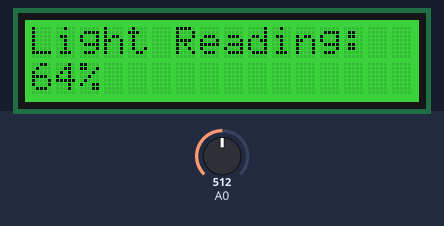
Recording of a sketch running on a simulated Arduino Uno, built with avr-gcc and run on an emulated ATmega328P. On the bench: 16×2 character LCD. The test bench sets the inputs (shaded band); at power-on: A0 = 512.

Above: at 1.2 s.
1.3 s: A0 set to 716
At 2.1 s:
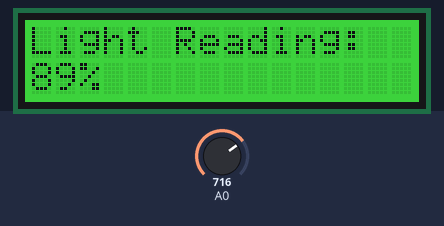
5.8 s: A0 set to 900
At 7.0 s:
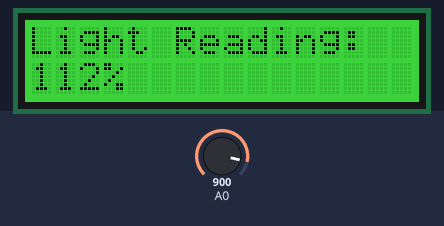
7.3 s: A0 set to 810
At 8.2 s:
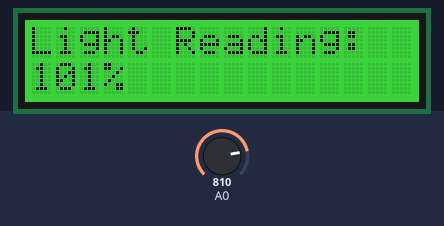
8.9 s: A0 set to 792
At 9.3 s:
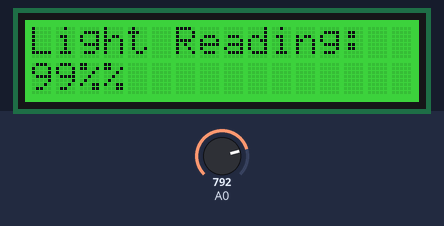
Timing chart, 0 to 11.5 s (numbered marks = the images above; inputs shaded):
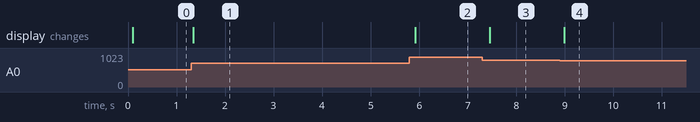

The sketch:

LightTester.ino
```cpp
#include <rgb_lcd.h>

const int colorR = 0;
const int colorG = 200;
const int colorB = 0;

rgb_lcd lcd;
bool running = true;

void setup() {
  Serial.begin(9600);

  lcd.begin(16, 2);
  lcd.setRGB(colorR, colorG, colorB);

}

void loop() {

  // Check for incoming serial data
  if (Serial.available() > 0) {
    String command = Serial.readStringUntil('\n'); // Read until newline character
    command.trim(); // Remove any extra whitespace

    // If the command is "stop", set running to false
    if (command.equalsIgnoreCase("stop")) {
      running = false;
      Serial.println("Stopping light readings...");
    }
    // If the command is "start", resume readings
    else if (command.equalsIgnoreCase("start")) {
      running = true;
      Serial.println("Resuming light readings...");
    }
  }

  if (running) {
    int lightValue = analogRead(A0);
    delay(20);

    lightValue = map(lightValue, 0, 800, 0, 100);

    lcd.setCursor(0, 0);
    lcd.print("Light Reading:");

    if(lightValue < 100) {
      lcd.setCursor(0, 1);
      lcd.print(lightValue);
      lcd.setCursor(2, 1);
      lcd.print("%");
    } else {
    lcd.setCursor(0, 1);
    lcd.print(lightValue);
    lcd.setCursor(3, 1);
    lcd.print("%");
    }
    delay(100);
  }
}
```

Measured:
- the behaviour switches between 800 and 799 on A0 (found by bisection; images 3 and 4)
- after the input at 1.3 s, the display: changes after 0.05 s (image 1)
- after the input at 5.8 s, the display: changes after 0.12 s (image 2)
- after the input at 7.3 s, the display: changes after 0.15 s (image 3)
- after the input at 8.9 s, the display: changes after 0.09 s (image 4)
